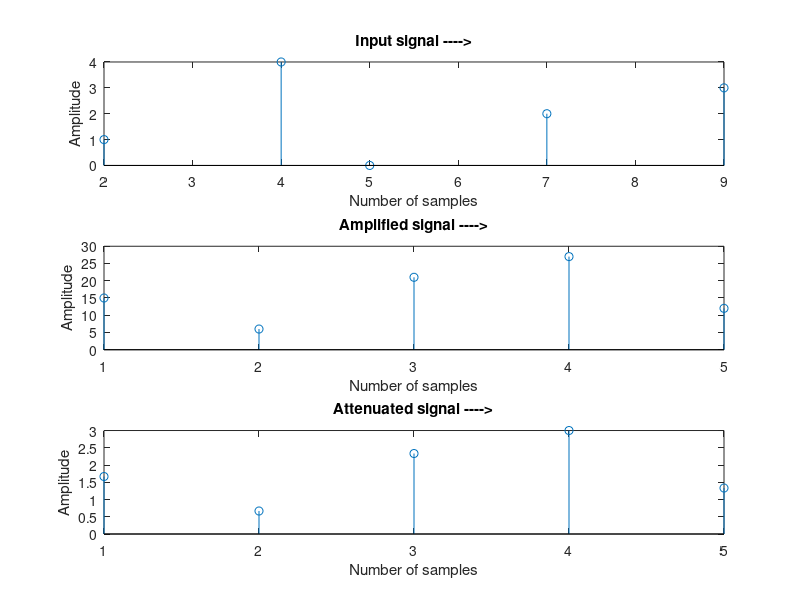

Reproduce this figure in MATLAB.
clc;
clear all;
close all;
%Scaling of signal
k=3;
x1=[5 2 7 9 4];
n = 0:1:4;
a=length(x1);
subplot(3,1,1);
stem(x1, n);
xlabel('Number of samples');
ylabel('Amplitude');
title('Input signal ---->');
x2=k*x1;
subplot(3,1,2);
stem(x2);
xlabel('Number of samples');
ylabel('Amplitude');
title('Amplified signal ---->');
x3=x1/k;
subplot(3,1,3);
stem(x3);
xlabel('Number of samples');
ylabel('Amplitude');
title('Attenuated signal ---->');
display(x1);
display(x2);
display(x3);
